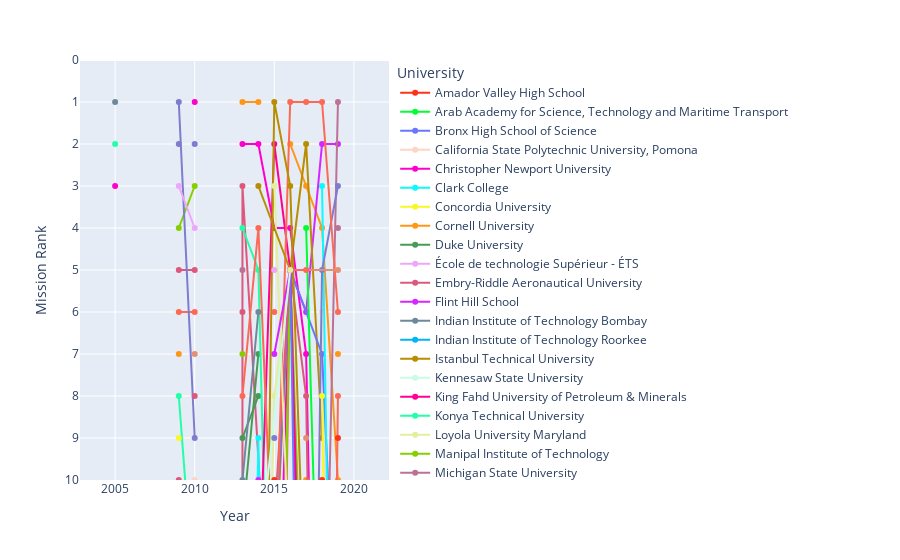

The notebook cell this image was saved under:
### Code cell
fig2 = px.line(tables_with_year, x="Year", y="Mission Rank", color='University',  markers=True, color_discrete_sequence=px.colors.qualitative.Light24)
fig2.update_yaxes(range=[10, 0], tick0=1, dtick=1)
fig2.show()
